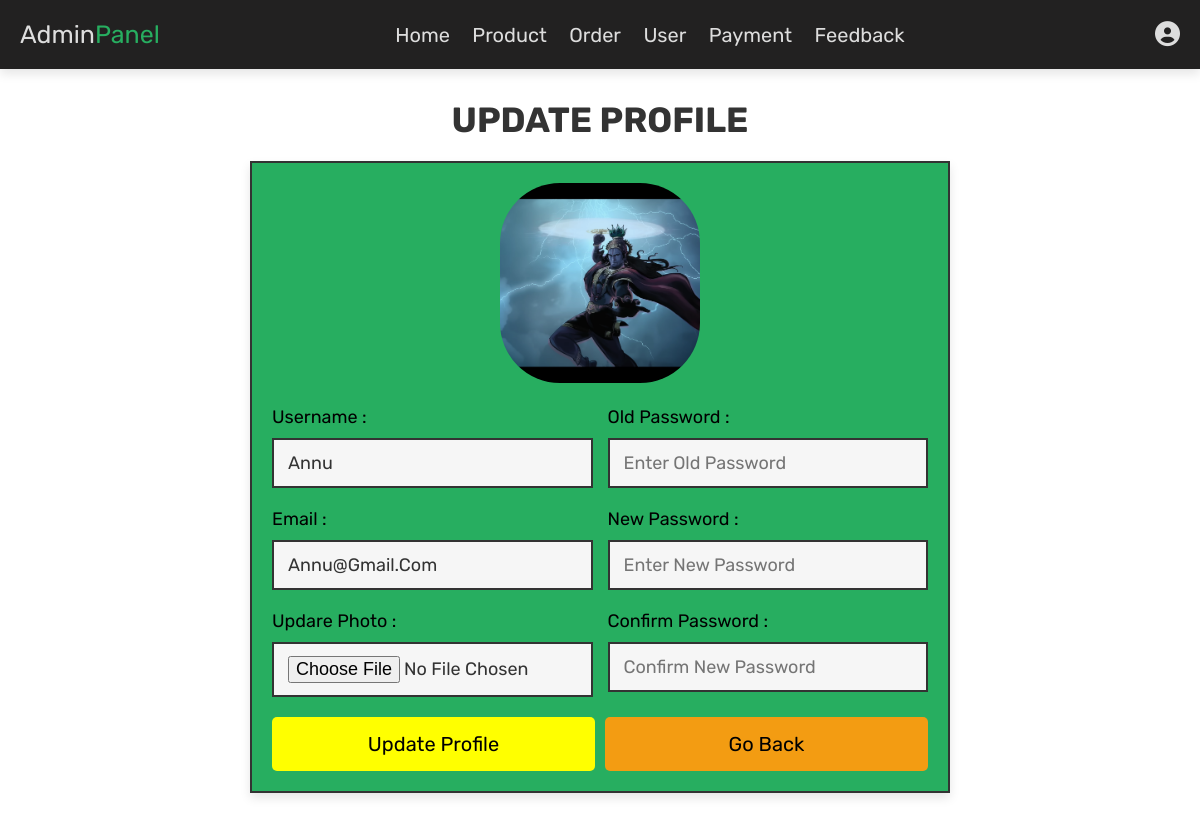
The page /Evergreen/Design/admin_update_profile.php (signed in) on the database its author committed.
### tables this page shows
CREATE TABLE `users` (
  `id` int(100) NOT NULL,
  `name` varchar(100) NOT NULL,
  `email` varchar(100) NOT NULL,
  `password` varchar(100) NOT NULL,
  `user_type` varchar(20) NOT NULL DEFAULT 'user',
  `image` varchar(100) NOT NULL
);

### Evergreen/Design/admin_update_profile.php (the view, shortened to what this page needs)
<?php
@include 'config.php';
?>
<!DOCTYPE html>
<html lang="en">
<head>
    <link rel="stylesheet" href="https://cdnjs.cloudflare.com/ajax/libs/font-awesome/6.5.1/css/all.min.css">
    <link rel="stylesheet" href="reg_style.css">
    <link rel="stylesheet" href="component.css">
</head>
<body>
<?php include 'admin_header.php'; ?>
<section class="update-profile">
    <h1 class="title">update profile</h1>
    <form action="" method="POST" enctype="multipart/form-data">
        <img src="img/<?= $fetch_profile['image']; ?>" alt="">
        <div class="flex">
            <div class="inputBox">
                <span>username :</span>
                <input type="text" name="name" value="<?= $fetch_profile['name']; ?>" placeholder="update username" required class="box">
                <span>email :</span>
                <input type="email" name="email" value="<?= $fetch_profile['email']; ?>" placeholder="update email" required class="box">
                <span>updare photo :</span>
                <input type="file" name="image" accept="img/jpg, img/jpeg, img/png" class="box">
            </div>
            <div class="inputBox">
                <span>old password :</span>
                <input type="password" name="update_pass" placeholder="enter old password" class="box">
                <span>new password :</span>
                <input type="password" name="new_pass" placeholder="enter new password" class="box">
                <span>confirm password :</span>
                <input type="password" name="confirm_pass" placeholder="confirm new password" class="box">
            </div>
        </div>
        <div class="flex-btn">
            <input type="submit" class="btn" value="update profile" name="update_profile">
            <a href="admin_page.php" class="option-btn">go back</a>
        </div>
    </form>
</section>
</body>
</html>

### Evergreen/Design/reg_style.css (style rules this page uses)
* { margin: 0; padding: 0; font-family: 'Poppins', sans-serif; box-sizing: border-box; }
input { width: 100%; background: transparent; border: 0; outline: 0; padding: 18px 15px; }

### Evergreen/Design/component.css (style rules this page uses)
:root { --green: #27ae60; --orange: #f39c12; --red: #e74c3c; --black: #333; --light-bg: #f6f6f6; --border: .2rem solid var(--black); --box-shadow: 0 .5rem 1rem rgba(0,0,0,.1); }
* { font-family: 'Rubik', sans-serif; margin: 0; padding: 0; box-sizing: border-box; text-transform: capitalize; outline: none; border: none; text-decoration: none; color: var(--black); }
html { font-size: 62.5%; scroll-behavior: smooth; scroll-padding-top: 6.5rem; }
section { padding: 3rem 2rem; max-width: 1200px; margin: 0 auto; }
.btn, .delete-btn, .option-btn { display: block; width: 100%; margin-top: 1rem; border-radius: .5rem; color: #000; font-size: 2rem; padding: 1.5rem 3rem; text-transform: capitalize; cursor: pointer; text-align: center; }
.btn { background-color: yellow; }
.option-btn { background-color: var(--orange); }
.flex-btn { display: flex; flex-wrap: wrap; gap: 1rem; }
.flex-btn > * { flex: 1; }
.title { text-align: center; margin-bottom: 2rem; text-transform: uppercase; color: #333; font-size: 3.5rem; }
.update-profile form { max-width: 70rem; margin: 0 auto; background-color: var(--green); box-shadow: var(--box-shadow); border: var(--border); padding: 2rem; text-align: center; }
.update-profile form .flex { display: flex; gap: 1.5rem; justify-content: space-between; }
.update-profile form img { height: 20rem; width: 20rem; margin-bottom: 1rem; border-radius: 30%; object-fit: cover; }
.update-profile form .inputBox { text-align: left; width: 49%; }
.update-profile form .inputBox span { display: block; padding-top: 1rem; font-size: 1.8rem; color: #000; }
.update-profile form .inputBox .box { width: 100%; padding: 1.2rem 1.4rem; font-size: 1.8rem; color: #333; border: var(--border); margin: 1rem 0; background-color: #f6f6f6; }

### rows shown on the page
users: image (picture), name "Annu", email "annu@gmail.com"
